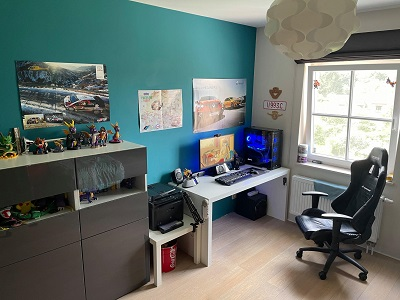
#> input picture images/img_1.jpg, 400 x 300 px
$ python spaces.py
#> lines starting #> are read from the running program, lines starting #| are printed output that depends on the picture
import cv2 as cv
import matplotlib.pyplot as plt

img = cv.imread('images/img_1.jpg')
#> img is the input picture: shape (300, 400, 3); mean B, G, R 110.3, 114.5, 104.6
cv.imshow('Image', img)

# Grayscale
gray = cv.cvtColor(img, cv.COLOR_BGR2GRAY)
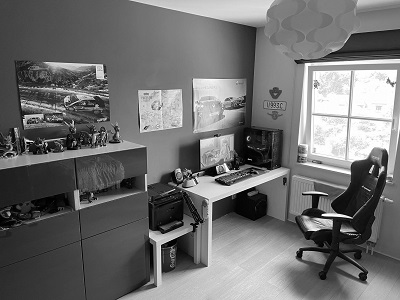
#> gray: shape (300, 400); min 0, max 255, mean 111.1
cv.imshow('Gray Image', gray)


# BGR to HSV
hsv = cv.cvtColor(img, cv.COLOR_BGR2HSV)
#> hsv: shape (300, 400, 3); mean H, S, V 52.8, 70.5, 122.5
cv.imshow('HSV', hsv)


# BGR to LAB
lab = cv.cvtColor(img, cv.COLOR_BGR2Lab)
#> lab: shape (300, 400, 3); mean of channels 0, 1, 2 118.8, 124.8, 129.6
cv.imshow('LAB', lab)

# plt.imshow(img)
# plt.show()

rgb = cv.cvtColor(img, cv.COLOR_BGR2RGB)
cv.imshow('RGB', rgb)
plt.imshow(rgb)
plt.show()


cv.waitKey(0)

$ run again, with images/img_3.jpg copied over images/img_1.jpg
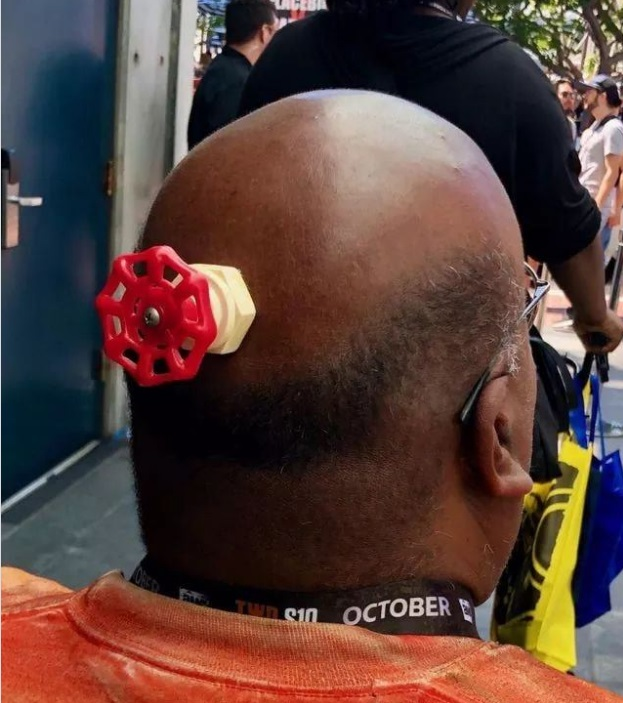
#> input picture images/img_3.jpg, 623 x 703 px
#> img is the input picture: shape (703, 623, 3); mean B, G, R 58, 63.8, 89.4
#> `gray = cv.cvtColor(img, cv.COLOR_BGR2GRAY)`:
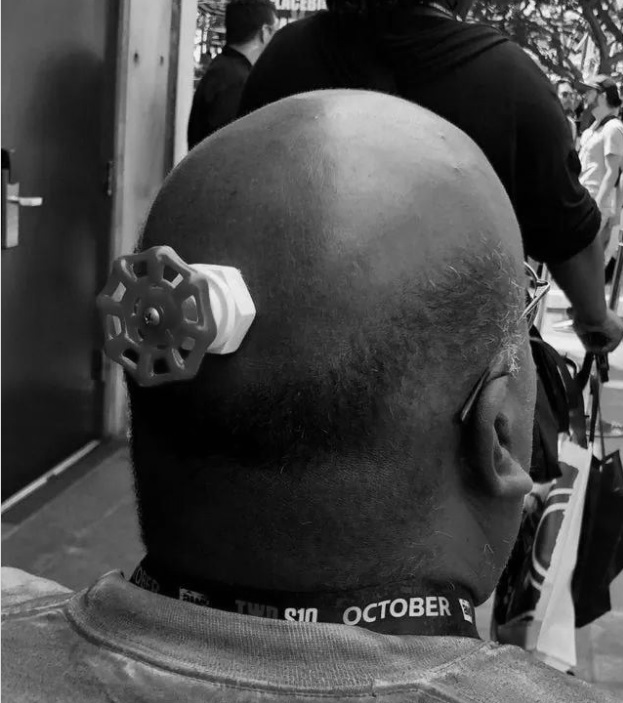
#> gray: shape (703, 623); min 0, max 252, mean 70.8
#> hsv: shape (703, 623, 3); mean H, S, V 55.6, 141.2, 97.7
#> lab: shape (703, 623, 3); mean of channels 0, 1, 2 75.8, 139, 136.5

$ run again, with images/img_4.jpg copied over images/img_1.jpg
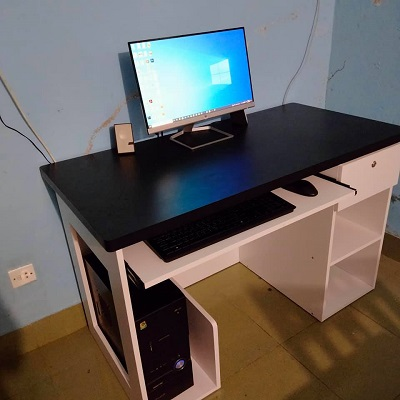
#> input picture images/img_4.jpg, 400 x 400 px
#> img is the input picture: shape (400, 400, 3); mean B, G, R 94.2, 97.4, 102.6
#> `gray = cv.cvtColor(img, cv.COLOR_BGR2GRAY)`:
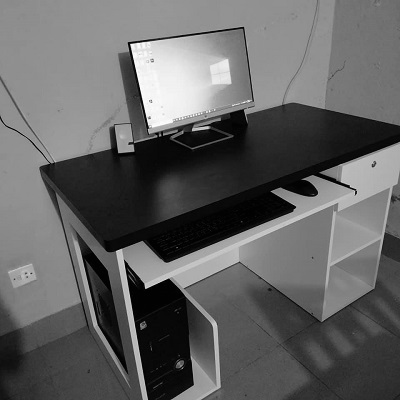
#> gray: shape (400, 400); min 0, max 255, mean 98.6
#> hsv: shape (400, 400, 3); mean H, S, V 71.4, 93.5, 116.1
#> lab: shape (400, 400, 3); mean of channels 0, 1, 2 104.6, 131.5, 131.4
